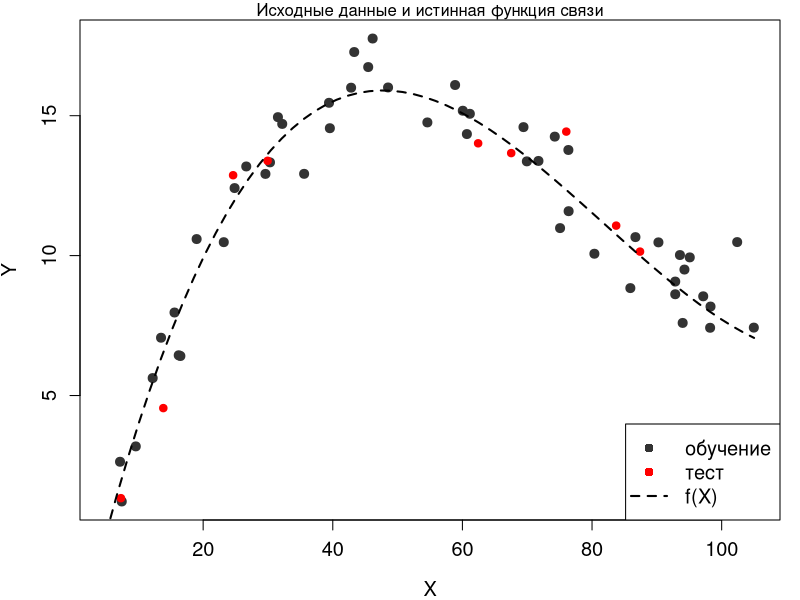
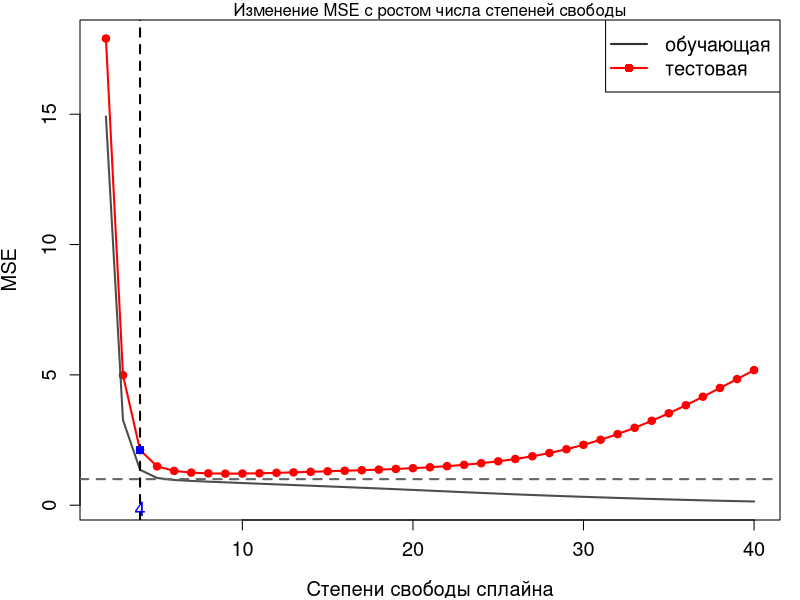
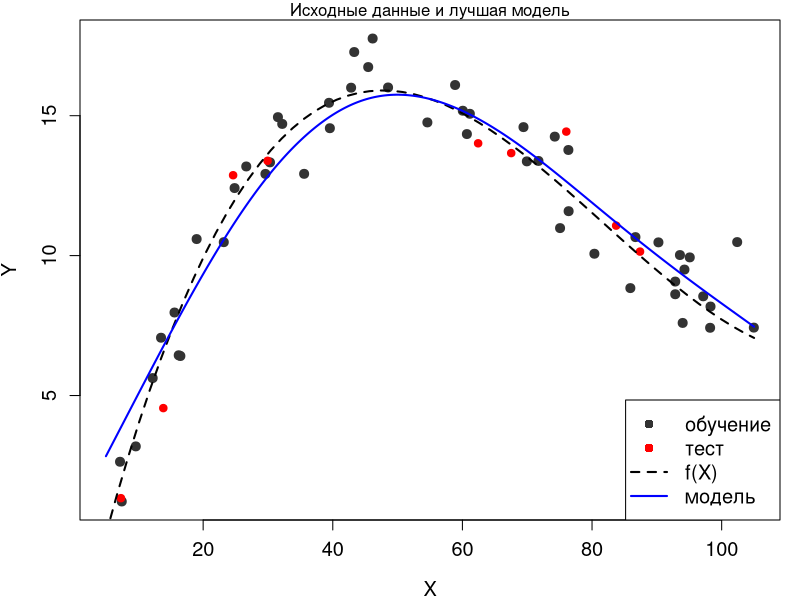
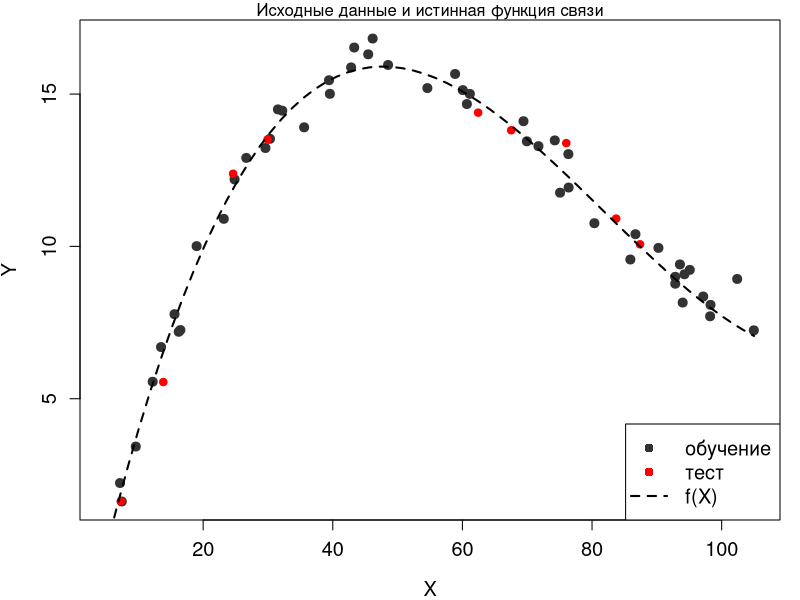
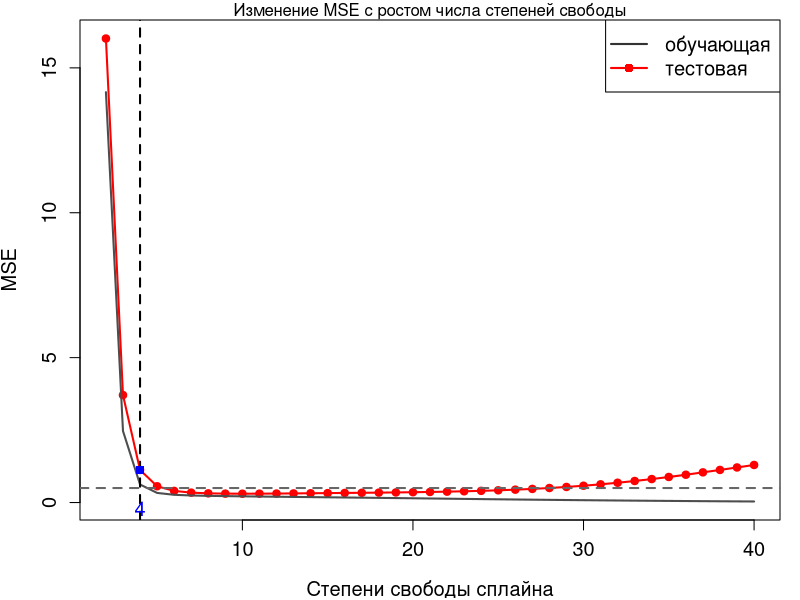
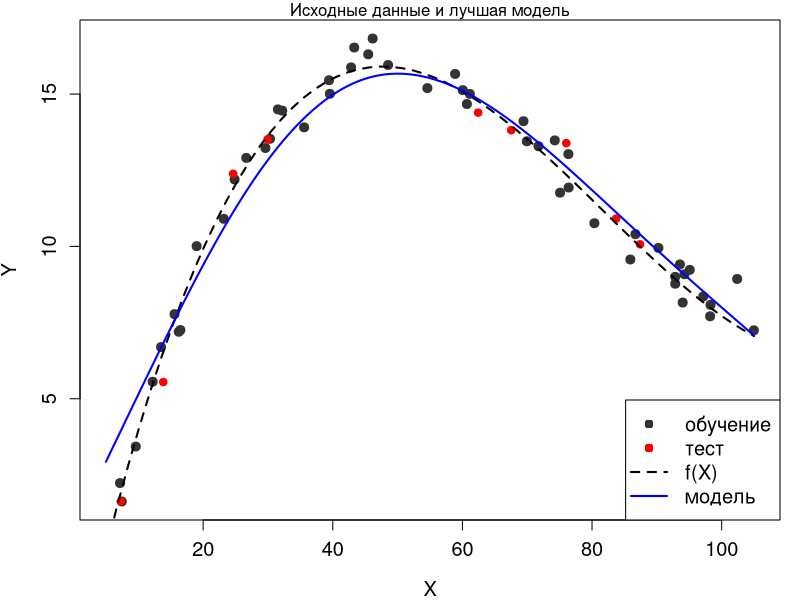

Generate these figures, in order, with R:
## ---- chunk 1
knitr::opts_chunk$set(echo = TRUE)
## ---- chunk 2
#  Генерируем данные ###########################################################

my.seed <- 1486372882    # ядро
n.all <- 60              # наблюдений всего
train.percent <- 0.85    # доля обучающей выборки
res.sd <- 1              # стандартное отклонение случайного шума
x.min <- 5               # границы изменения X: нижняя
x.max <- 105             #  и верхняя

# фактические значения x
set.seed(my.seed)
x <- runif(x.min, x.max, n = n.all)

# случайный шум
set.seed(my.seed)
res <- rnorm(mean = 0, sd = res.sd, n = n.all)

# отбираем наблюдения в обучающую выборку
set.seed(my.seed)
inTrain <- sample(seq_along(x), size = train.percent*n.all)

# истинная функция взаимосвязи
y.func <- function(x) {15 + 0.02*x - 0.005 * (x - 45)^2 + 0.00006 * (x-54)^3}

# для графика истинной взаимосвязи
x.line <- seq(x.min, x.max, length = n.all)
y.line <- y.func(x.line)

# фактические значения y (с шумом)
y <- y.func(x) + res

# Создаём векторы с данными для построения графиков ############################

# наблюдения на обучающей выборке
x.train <- x[inTrain]
y.train <- y[inTrain]

# наблюдения на тестовой выборке
x.test <- x[-inTrain]
y.test <- y[-inTrain]
## ---- chunk 3
#  График 1: Исходные данные на график #########################################

# убираем широкие поля рисунка
par(mar = c(4, 4, 1, 1))

# наименьшие/наибольшие значения по осям
x.lim <- c(x.min, x.max)
y.lim <- c(min(y), max(y))

# наблюдения с шумом (обучающая выборка)
plot(x.train, y.train, 
     col = grey(0.2), bg = grey(0.2), pch = 21,
     xlab = 'X', ylab = 'Y', 
     xlim = x.lim, ylim = y.lim, 
     cex = 1.2, cex.lab = 1.2, cex.axis = 1.2)

# наблюдения тестовой выборки
points(x.test, y.test,
       col = 'red', bg = 'red', pch = 21)

# истинная функция
lines(x.line, y.line,
      lwd = 2, lty = 2)
# заголовок
mtext('Исходные данные и истинная функция связи', side = 3)

# легенда
legend('bottomright', legend = c('обучение', 'тест', 'f(X)'),
       pch = c(16, 16, NA), 
       col = c(grey(0.2), 'red', 'black'),  
       lty = c(0, 0, 2), lwd = c(1, 1, 2), cex = 1.2)
## ---- chunk 4
#  Строим модель №2 из лекции (df = 6) #########################################

# модель 2 (сплайн с df = 6)
mod <- smooth.spline(x = x.train, y = y.train, df = 6)

# модельные значения для расчёта ошибок
y.model.train <- predict(mod, data.frame(x = x.train))$y[, 1]
y.model.test <- predict(mod, data.frame(x = x.test))$y[, 1]

# считаем средний квадрат ошибки на обечающей и тестовой выборке
MSE <- c(sum((y.train - y.model.train)^2) / length(x.train),
         sum((y.test - y.model.test)^2) / length(x.test))
names(MSE) <- c('train', 'test')
round(MSE, 2)
## ---- chunk 5
#  Теперь строим модели с df от 2 до 40 ########################################

# максимальное число степеней свободы для модели сплайна
max.df <- 40

tbl <- data.frame(df = 2:max.df)   # таблица для записи ошибок
tbl$MSE.train <- 0                 # столбец: ошибки на обучающей выборке
tbl$MSE.test <- 0                  # столбец: ошибки на тестовой выборке

# цикл по степеням свободы
for (i in 2:max.df) {
    # строим модель
    mod <- smooth.spline(x = x.train, y = y.train, df = i)
    
    # модельные значения для расчёта ошибок
    y.model.train <- predict(mod, data.frame(x = x.train))$y[, 1]
    y.model.test <- predict(mod, data.frame(x = x.test))$y[, 1]
    
    # считаем средний квадрат ошибки на обечающей и тестовой выборке
    MSE <- c(sum((y.train - y.model.train)^2) / length(x.train),
             sum((y.test - y.model.test)^2) / length(x.test))
    
    # записываем ошибки в модель
    tbl[tbl$df == i, c('MSE.train', 'MSE.test')] <- MSE
}

# первые строки таблицы
head(tbl)
## ---- chunk 6
#  График 2: Зависимость MSE от гибкости модели ################################

plot(tbl$df, tbl$MSE.test,
     type = 'l', col = 'red', lwd = 2,
     xlab = 'Степени свободы сплайна', ylab = 'MSE',
     ylim = c(min(tbl$MSE.train, tbl$MSE.test), 
              max(tbl$MSE.train, tbl$MSE.test)),
     cex = 1.2, cex.lab = 1.2, cex.axis = 1.2)

points(tbl$df, tbl$MSE.test,
       pch = 21, col = 'red', bg = 'red')

lines(tbl$df, tbl$MSE.train, 
      col = grey(0.3), lwd = 2)
# неустранимая ошибка
abline(h = res.sd,
       lty = 2, col = grey(0.4), lwd = 2)

# степени свободы у наименьшей ошибки на тестовой выборке
min.MSE.test <- min(tbl$MSE.test)
df.min.MSE.test <- 
  tbl[tbl$MSE.test == min.MSE.test,
      'df']

# сообщение в консоль
message(paste0('Наименьшая MSE на тестовой выборке равна ', 
               round(min.MSE.test, 2),  
               ' и достигается при df = ', df.min.MSE.test, '.'))

# компромисс между точностью и простотой модели по графику
df.my.MSE.test <- 4
my.MSE.test <- 
  tbl[tbl$df == df.my.MSE.test,
      'MSE.test']

# легенда
legend('topright', legend = c('обучающая', 'тестовая'),
       pch = c(NA, 16), 
       col = c(grey(0.2), 'red'),  
       lty = c(1, 1), lwd = c(2, 2), cex = 1.2)

# сообщение в консоль
message(paste0('Компромисс между точностью и сложностью модели при df = ', 
               df.my.MSE.test, ', MSE = ', round(my.MSE.test, 2), '.'))

# ставим точку на графике
abline(v = 4,
       lty = 2, lwd = 2)
points(4, my.MSE.test,
       pch = 15, col = 'blue')
mtext(df.my.MSE.test, 
      side = 1, line = -1, at = df.my.MSE.test, col = 'blue', cex = 1.2)

mtext('Изменение MSE с ростом числа степеней свободы', side = 3)
## ---- chunk 7
#  График 3: Лучшая модель (компромисс между гибкостью и точностью) ############

mod.MSE.test <- 
  smooth.spline(x.train, y.train, 
                df = df.my.MSE.test)

# для гладких графиков модели
x.model.plot <- seq(x.min, x.max, length = 250)
y.model.plot <- predict(mod.MSE.test, data.frame(x = x.model.plot))$y[, 1]

# убираем широкие поля рисунка
par(mar = c(4, 4, 1, 1))

# наименьшие/наибольшие значения по осям
x.lim <- c(x.min, x.max)
y.lim <- c(min(y), max(y))

# наблюдения с шумом (обучающая выборка)
plot(x.train, y.train,
     col = grey(0.2), bg = grey(0.2), pch = 21,
     xlab = 'X', ylab = 'Y', 
     xlim = x.lim, ylim = y.lim, 
     cex = 1.2, cex.lab = 1.2, cex.axis = 1.2)

# наблюдения тестовой выборки
points(x.test, y.test,
       col = 'red', bg = 'red', pch = 21)

# истинная функция
lines(x.line, y.line,
      lwd = 2, lty = 2)

# модель
lines(x.model.plot, y.model.plot,
      lwd = 2, col = 'blue')

# заголовок
mtext('Исходные данные и лучшая модель', side = 3)

# легенда
legend('bottomright', legend = c('обучение', 'тест', 'f(X)', 'модель'),
       pch = c(16, 16, NA, NA), 
       col = c(grey(0.2), 'red', 'black', 'blue'),  
       lty = c(0, 0, 2, 1), lwd = c(1, 1, 2, 2), cex = 1.2)
## ---- chunk 8
#  Генерируем данные ###########################################################

# ядро
my.seed <- 1486372882

# наблюдений всего
n.all <- 60
# доля обучающей выборки
train.percent <- 0.85
# стандартное отклонение случайного шума
res.sd <- 0.5
# границы изменения X
x.min <- 5
x.max <- 105

# фактические значения x
set.seed(my.seed)
x <- runif(x.min, x.max, n = n.all)


# случайный шум
set.seed(my.seed)
res <- rnorm(0, res.sd, n = n.all)


# отбираем наблюдения в обучающую выборку
set.seed(my.seed)
inTrain <- sample(seq_along(x), 
                  size = n.all*train.percent)


# истинная функция взаимосвязи 
y.func <- function(x) {15 + 0.02*x - 0.005 * (x - 45)^2 + 0.00006 * (x-54)^3}

# для графика истинной взаимосвязи
x.line <- seq(x.min, x.max, length = n.all)
y.line <- y.func(x.line)

# фактические значения y (с шумом)
y <- y.func(x) + res


# Создаём векторы с данными для построения графиков ############################

# наблюдения на обучающей выборке
x.train <- x[inTrain]
y.train <- y[inTrain]

# наблюдения на тестовой выборке
x.test <- x[-inTrain]
y.test <- y[-inTrain]

#  График 1: Исходные данные на график #########################################

# убираем широкие поля рисунка
par(mar = c(4, 4, 1, 1))

# наименьшие/наибольшие значения по осям
x.lim <- c(x.min, x.max)
y.lim <- c(min(y), max(y))

# наблюдения с шумом (обучающая выборка)
plot(x.train, y.train, 
     col = grey(0.2), bg = grey(0.2), pch = 21,
     xlab = 'X', ylab = 'Y', 
     xlim = x.lim, ylim = y.lim, 
     cex = 1.2, cex.lab = 1.2, cex.axis = 1.2)

# наблюдения тестовой выборки
points(x.test, y.test,
       col = 'red', bg = 'red', pch = 21)

# истинная функция
lines(x.line, y.line,
      lwd = 2, lty = 2)
# заголовок
mtext('Исходные данные и истинная функция связи', side = 3)

# легенда
legend('bottomright', legend = c('обучение', 'тест', 'f(X)'),
       pch = c(16, 16, NA), 
       col = c(grey(0.2), 'red', 'black'),  
       lty = c(0, 0, 2), lwd = c(1, 1, 2), cex = 1.2)

#  Строим модель ###############################################################

# модель 2 (сплайн с df = 6)
mod <- smooth.spline(x = x.train, y = y.train, df = 6)

# модельные значения для расчёта ошибок
y.model.train <- predict(mod, 
                         data.frame(x = x.train))$y[, 1]

y.model.test <- predict(mod, 
                        data.frame(x = x.test))$y[, 1]


# считаем средний квадрат ошибки на обучающей и тестовой выборке
MSE <- c(mean((y.train - y.model.train)^2),
         mean((y.test - y.model.test)^2))
names(MSE) <- c('train', 'test')


#  Цикл по степеням свободы ####################################################

# максимальное число степеней свободы для модели сплайна
max.df <- 40
# таблица для записи ошибок
tbl <- data.frame(df = 2:max.df)
# ошибки на обучающей выборке
tbl$MSE.train <- 0
# ошибки на тестовой выборке
tbl$MSE.test <- 0


for (i in 2:max.df) {
  # модель
  mod <- smooth.spline(x = x.train, 
                       y = y.train, 
                       df = i)
  
  # модельные значения для расчёта ошибок
  y.model.train <- 
    predict(mod, 
            data.frame(x = x.train))$y[, 1]
  y.model.test <- 
    predict(mod, 
            data.frame(x = x.test))$y[, 1]
  
  # считаем средний квадрат ошибки на обучающей и тестовой выборке
  MSE <- c(mean((y.train - y.model.train)^2),
           mean((y.test - y.model.test)^2))
  
  # записываем результат в таблицу
  tbl[tbl$df == i, c('MSE.train', 'MSE.test')] <- MSE
}

#  График 2: Зависимость MSE от гибкости модели ################################

plot(tbl$df, tbl$MSE.test,
     type = 'l', col = 'red', lwd = 2,
     xlab = 'Степени свободы сплайна', ylab = 'MSE',
     ylim = c(min(tbl$MSE.train, tbl$MSE.test), 
              max(tbl$MSE.train, tbl$MSE.test)),
     cex = 1.2, cex.lab = 1.2, cex.axis = 1.2)

points(tbl$df, tbl$MSE.test,
       pch = 21, col = 'red', bg = 'red')

lines(tbl$df, tbl$MSE.train, 
      col = grey(0.3), lwd = 2)
# неустранимая ошибка
abline(h = res.sd,
       lty = 2, col = grey(0.4), lwd = 2)

# степени свободы у наименьшей ошибки на тестовой выборке
min.MSE.test <- min(tbl$MSE.test)
df.min.MSE.test <- 
  tbl[tbl$MSE.test == min.MSE.test,
      'df']

# сообщение в консоль
message(paste0('Наименьшая MSE на тестовой выборке равна ', 
               round(min.MSE.test, 2),  
               ' и достигается при df = ', df.min.MSE.test, '.'))

# компромисс между точностью и простотой модели по графику
df.my.MSE.test <- 4
my.MSE.test <- 
  tbl[tbl$df == df.my.MSE.test,
      'MSE.test']

# легенда
legend('topright', legend = c('обучающая', 'тестовая'),
       pch = c(NA, 16), 
       col = c(grey(0.2), 'red'),  
       lty = c(1, 1), lwd = c(2, 2), cex = 1.2)

# сообщение в консоль
message(paste0('Компромисс между точностью и сложностью модели при df = ', 
               df.my.MSE.test, ', MSE = ', round(my.MSE.test, 2), '.'))

# ставим точку на графике
abline(v = 4,
       lty = 2, lwd = 2)
points(4, my.MSE.test,
       pch = 15, col = 'blue')
mtext(df.my.MSE.test, 
      side = 1, line = -1, at = df.my.MSE.test, col = 'blue', cex = 1.2)

mtext('Изменение MSE с ростом числа степеней свободы', side = 3)

#  График 3: Лучшая модель (компромисс между гибкостью и точностью) ############

mod.MSE.test <- 
  smooth.spline(x.train, y.train, 
                df = df.my.MSE.test)

# для гладких графиков модели
x.model.plot <- seq(x.min, x.max, length = 250)
y.model.plot <- predict(mod.MSE.test, data.frame(x = x.model.plot))$y[, 1]

# убираем широкие поля рисунка
par(mar = c(4, 4, 1, 1))

# наименьшие/наибольшие значения по осям
x.lim <- c(x.min, x.max)
y.lim <- c(min(y), max(y))

# наблюдения с шумом (обучающая выборка)
plot(x.train, y.train,
     col = grey(0.2), bg = grey(0.2), pch = 21,
     xlab = 'X', ylab = 'Y', 
     xlim = x.lim, ylim = y.lim, 
     cex = 1.2, cex.lab = 1.2, cex.axis = 1.2)

# наблюдения тестовой выборки
points(x.test, y.test,
       col = 'red', bg = 'red', pch = 21)

# истинная функция
lines(x.line, y.line,
      lwd = 2, lty = 2)

# модель
lines(x.model.plot, y.model.plot,
      lwd = 2, col = 'blue')

# заголовок
mtext('Исходные данные и лучшая модель', side = 3)

# легенда
legend('bottomright', legend = c('обучение', 'тест', 'f(X)', 'модель'),
       pch = c(16, 16, NA, NA), 
       col = c(grey(0.2), 'red', 'black', 'blue'),  
       lty = c(0, 0, 2, 1), lwd = c(1, 1, 2, 2), cex = 1.2)

